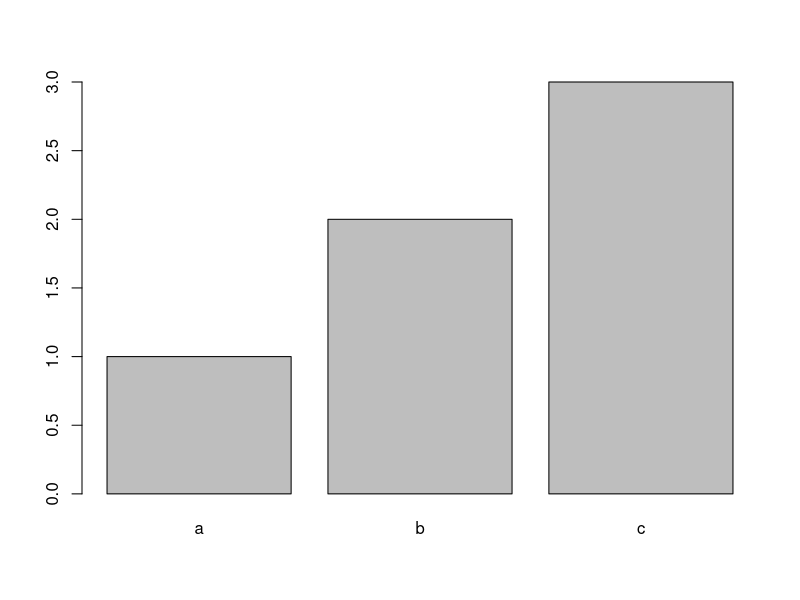
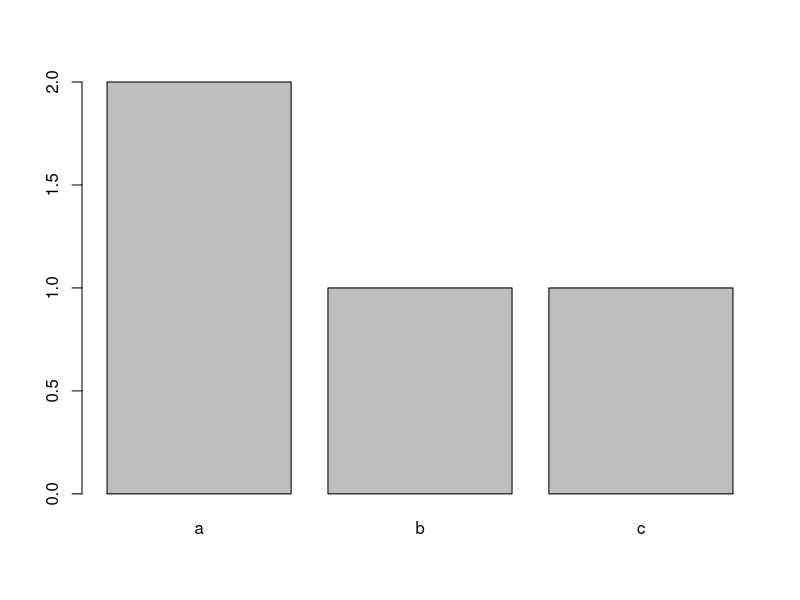
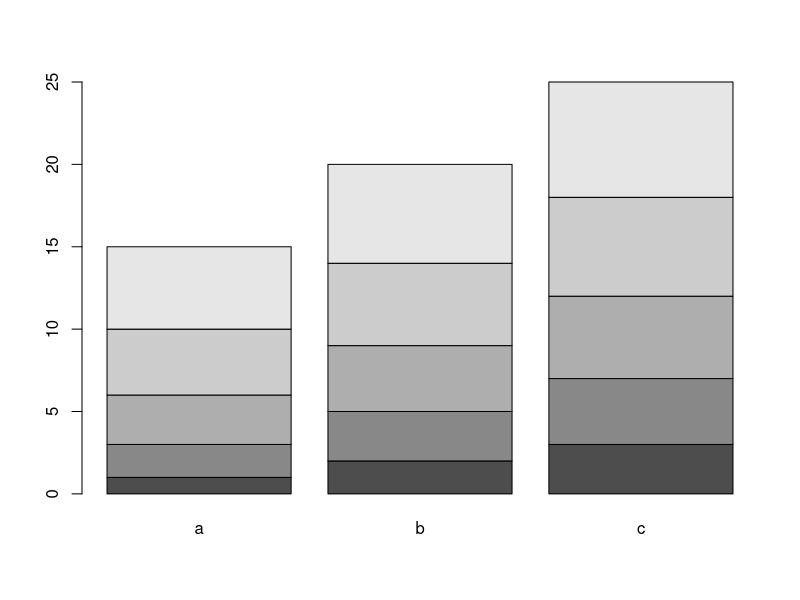
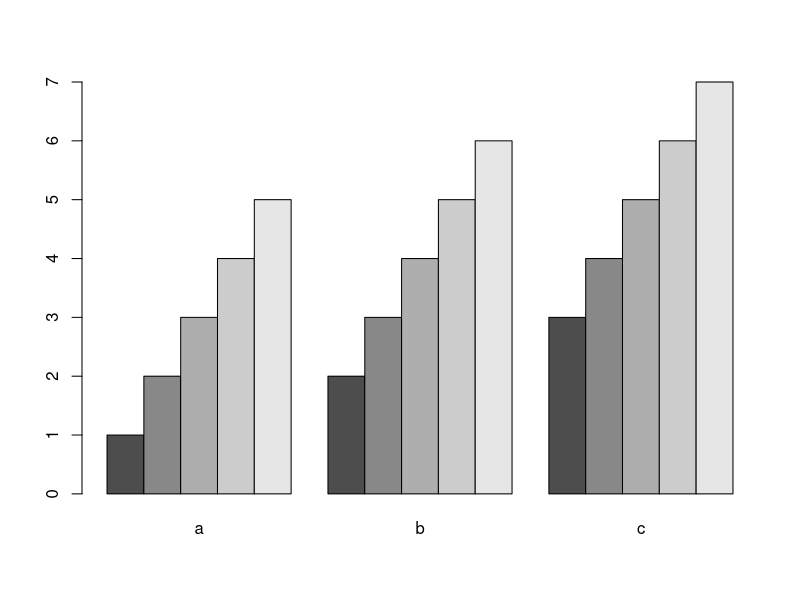
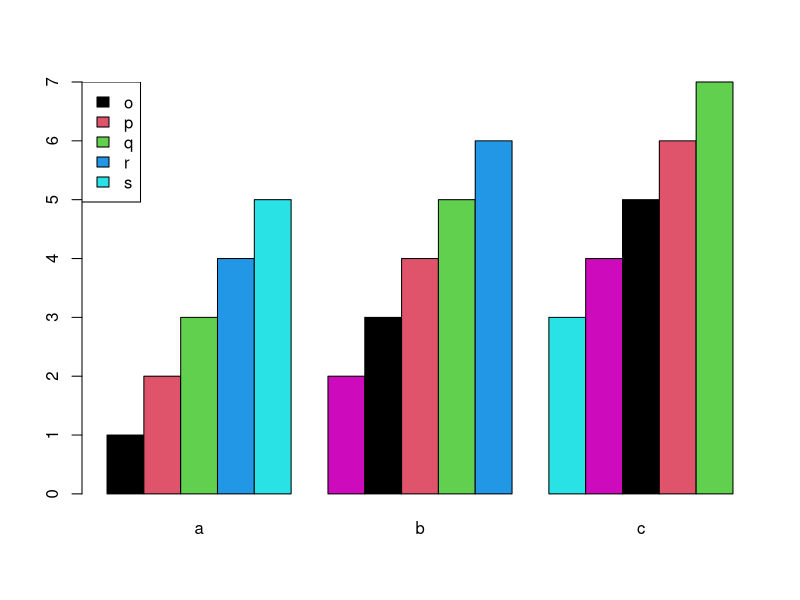
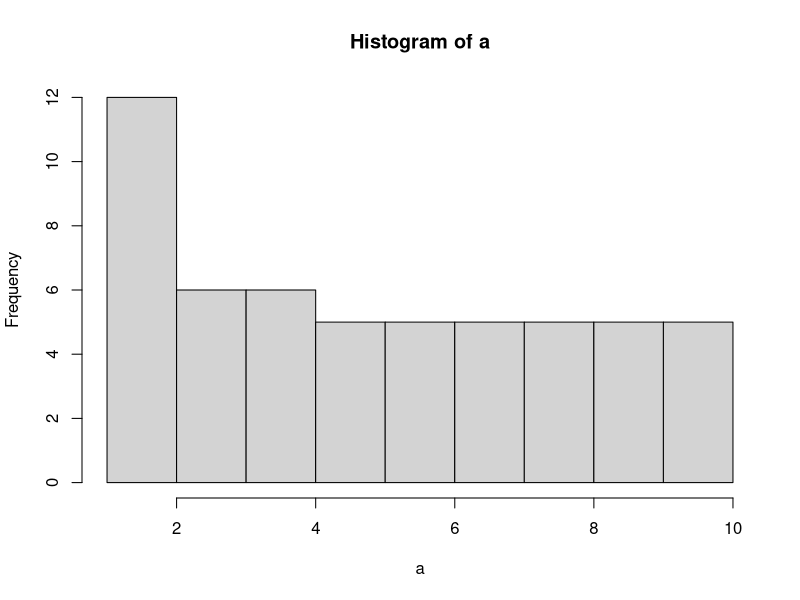
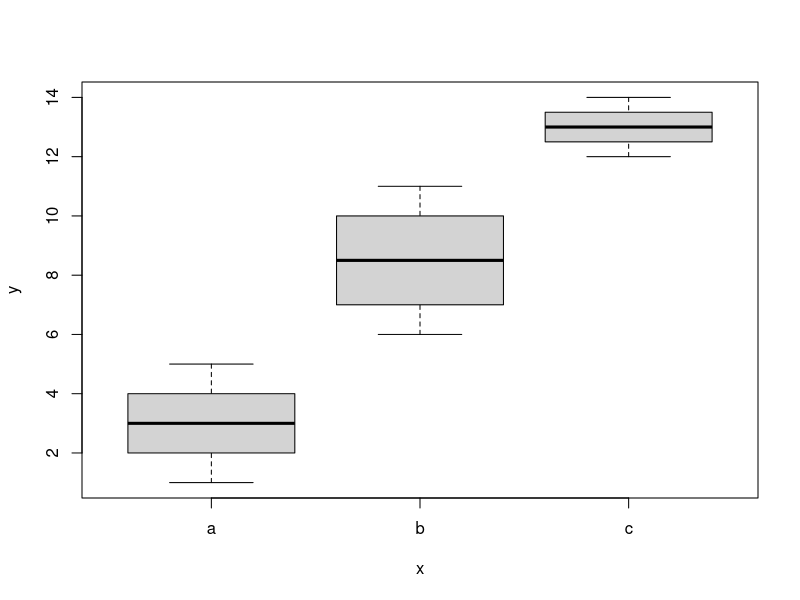

Write the R code that produced these figures, in order.
## ---- chunk 1
b<-1:3
names(b)<-c('a','b','c')
barplot(b)
datas<-data.frame(x=c('a','c','a','b'),y=1:4)
df<-table(datas$x)  #统计datas$x中不同种类出现的次数
barplot(df)
## ---- chunk 2
#只有列有名字
x<-cbind(a=1:5,b=2:6,c=3:7)
barplot(x)
barplot(x,beside = T)

## ---- chunk 3
x<-cbind(a=1:5,b=2:6,c=3:7)
#行也有名字
rownames(x)<-c('o','p','q','r','s')
barplot(x,beside = T,col=1:6)
#配合legen函数，添加图例,leg作用是找出图例种类
leg<-as.factor(rownames(x))
legend("topleft",legend=as.character(levels(leg)),fill=1:6)
## ---- chunk 4
a<-c(rep(1:10,5),1:4)
hist(a)
## ---- chunk 5
datas<-data.frame(x=c(rep('a',5),rep('b',6),rep('c',3)),y=1:14)
boxplot(y~x,data=datas)

